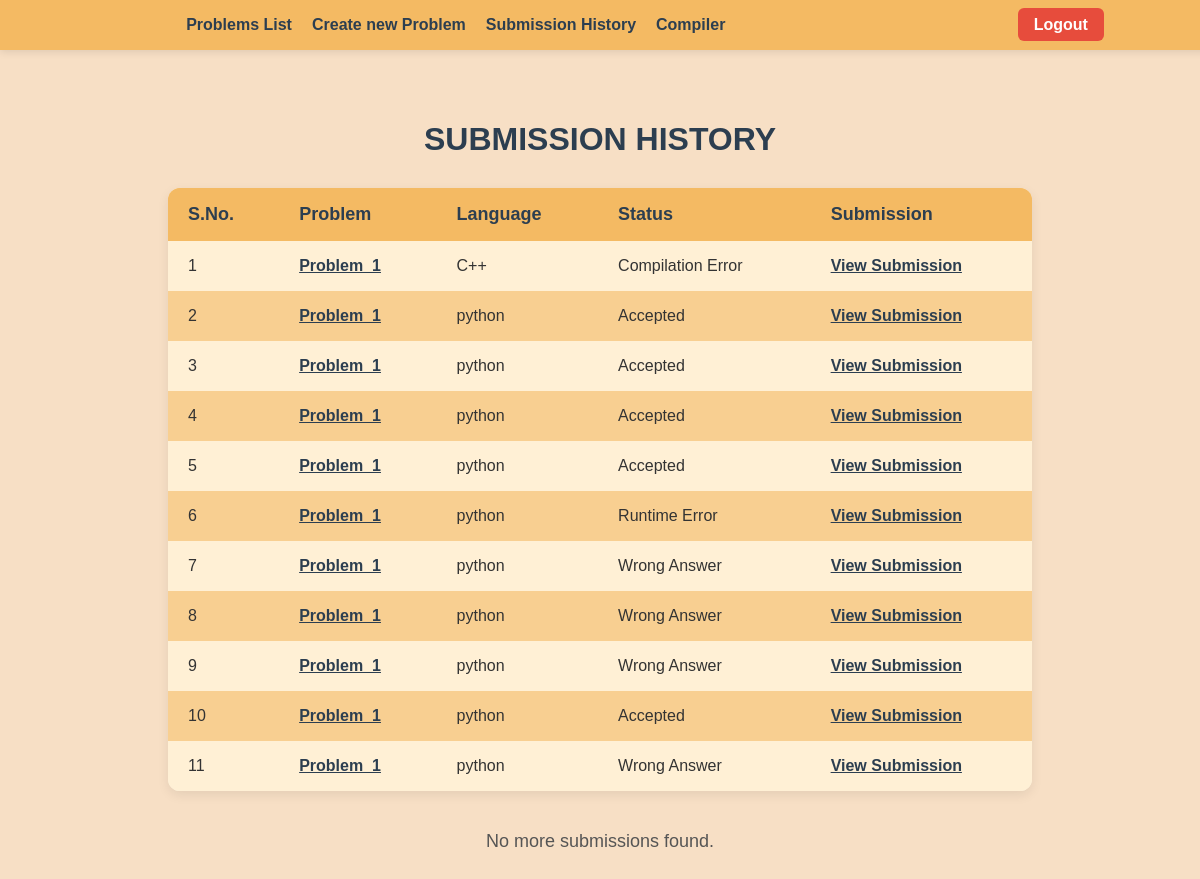
The app's page /submission_history/ (signed in), older data.
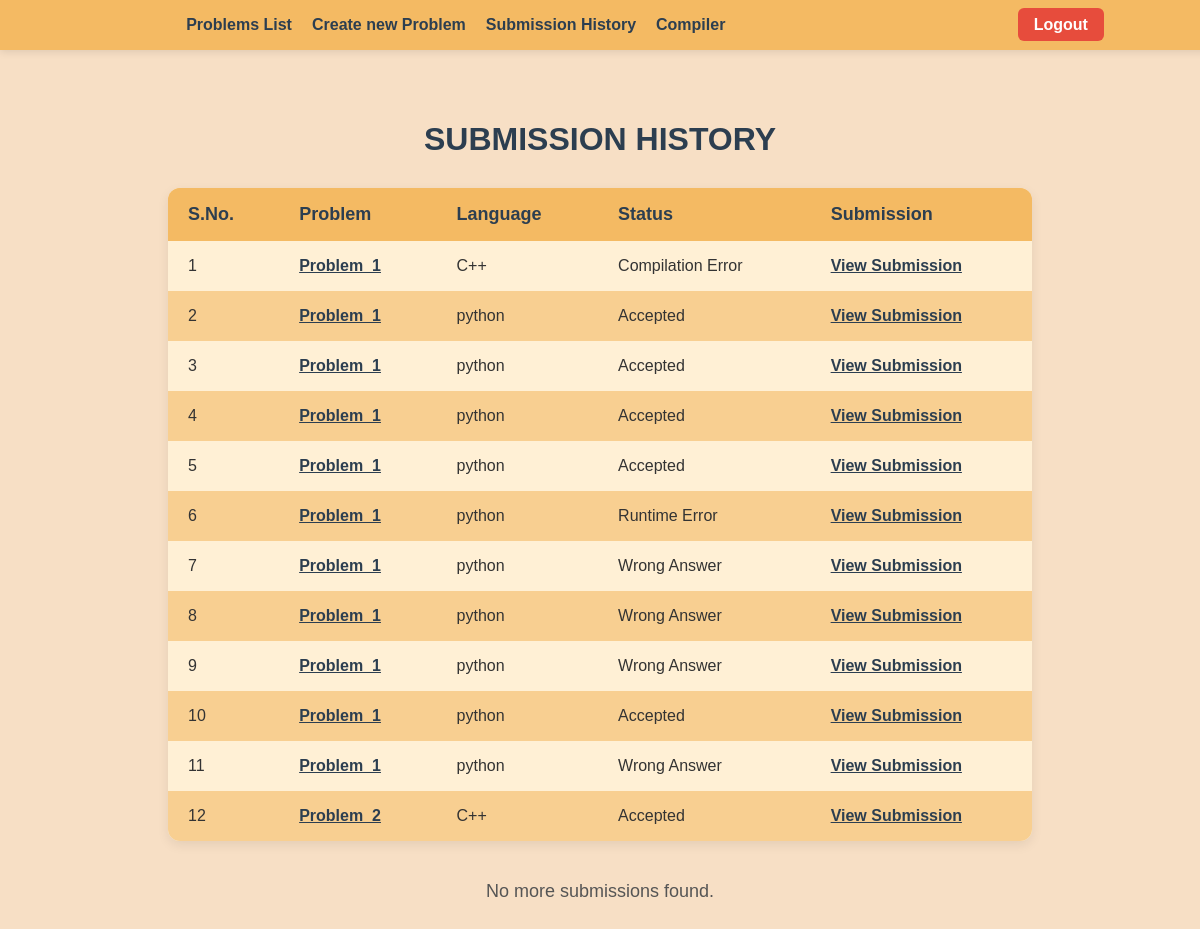
The same page, newer data.
### home/models.py (models this page shows)
class Problem(models.Model):
    id=models.AutoField(primary_key=True)
    problem_id =models.CharField(max_length=50,unique=True)
    problem_title = models.CharField(max_length=100,unique=True)
    problem_description = models.TextField()
    problem_author=models.ForeignKey(User, on_delete=models.CASCADE)

### compiler/models.py (models this page shows)
class Submission(models.Model):
    submission_id=models.CharField(max_length=100, default=uuid4, primary_key=True)
    problem=models.ForeignKey(Problem, on_delete=models.CASCADE)
    user=models.ForeignKey(User, on_delete=models.CASCADE)
    code=models.TextField()
    language=models.CharField(max_length=100)
    input=models.TextField()
    output=models.TextField()
    expected_output=models.TextField(blank=True, null=True)
    status=models.CharField(max_length=100)
    time=models.CharField(max_length=100)

### home/views.py (the view)
# urls.py: path('submission_history/', submission_history, name='submission_history'),
@login_required
def submission_history(request):
    submissions = Submission.objects.filter(user=request.user)
    submission_ids = [submission.submission_id for submission in submissions]
    statuses = [submission.status for submission in submissions]
    problem_ids = [submission.problem.problem_id for submission in submissions]
    problem_titles = [submission.problem.problem_title for submission in submissions]
    languages = [submission.language for submission in submissions]
    combined_data=zip(submission_ids,statuses, problem_ids, problem_titles, languages)
    context = {
        'combined_data':combined_data,
    }
    template = loader.get_template('submission_history.html')
    return HttpResponse(template.render(context, request))

### home/templates/submission_history.html (shortened to what this page needs)
{% extends "base.html" %}
{% load static %}
{% block content %}
<!DOCTYPE html>
<html>
    <head>
    </head>
    <body>
        <h1>SUBMISSION HISTORY</h1>
        <table>
            <tr>
                <th>S.No.</th>
                <th>Problem</th>
                <th>Language</th>
                <th>Status</th>
                <th>Submission</th>
            </tr>
        {% for submission_id, status, problem_id, title, lang in combined_data %}
            <tr>
                <td>{{ forloop.counter }}</td>
                <td><a href="{% url 'problem_detail' problem_id=problem_id %}">{{ title }}</a></td>
                <td>{{ lang }}</td>
                <td>{{ status }}</td>
                <td><a href="{% url 'submission_page' submission_id=submission_id %}">View Submission</a></td>
            </tr>
        {% endfor %}
        </table>
        <p>No more submissions found.</p>
    </body>
</html>
{% endblock content %}

Row changes from the older to the newer data that the page shows:
now on this page (row unchanged): Problem: combined_data "Problem_2"
added Submission: combined_data "C++", combined_data "Accepted"
Text that changed along with them:
new list line: "12 View Submission"
